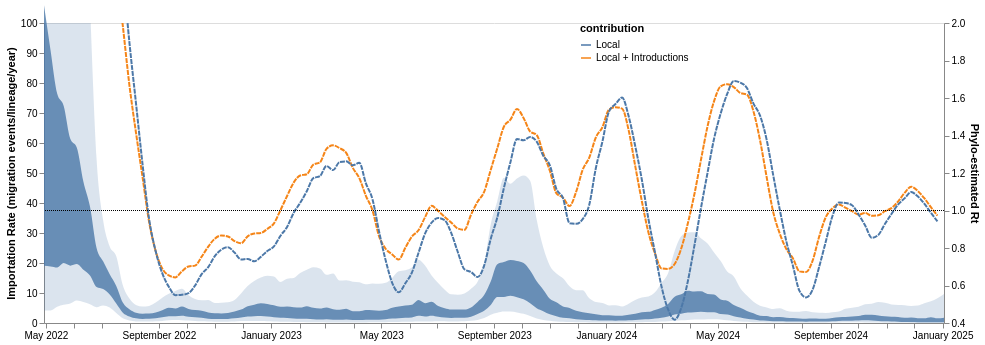

This figure's notebook cell:
### Code cell
alt.layer(mig_plot, line_rt).resolve_scale(y= "independent")

### Figure 1 — Vega-Lite specification as saved in the notebook (floating-point values rounded to 4 significant figures; data arrays with more than 128 entries replaced by an {"elided": "..."} marker saying what was removed)
{"config": {"view": {"continuousWidth": 400, "continuousHeight": 300}}, "layer": [{"layer": [{"mark": {"type": "area", "interpolate": "monotone", "opacity": 0.8}, "encoding": {"x": {"axis": {"format": "%B %Y", "grid": false, "tickCount": "month", "title": ""}, "field": "date", "type": "temporal"}, "y": {"axis": {"grid": false, "title": "Importation Rate (migration events/lineage/year)"}, "field": "lower_hpd_linear_50", "type": "quantitative"}, "y2": {"field": "upper_hpd_linear_50"}}, "height": 300, "width": 900}, {"mark": {"type": "area", "clip": true, "interpolate": "monotone", "opacity": 0.2}, "encoding": {"x": {"axis": {"format": "%B %Y", "grid": false, "tickCount": "month", "title": ""}, "field": "date", "type": "temporal"}, "y": {"axis": {"grid": false, "title": "Importation Rate (migration events/lineage/year)"}, "field": "lower_hpd_linear", "scale": {"domain": [0, 100]}, "type": "quantitative"}, "y2": {"field": "upper_hpd_linear"}}, "height": 300, "width": 900}], "data": {"name": "data-30fd4b3d1ea4f40569d7b7135f800969"}}, {"layer": [{"data": {"name": "data-e7899e9ddb9eaae86753f0e8fc4b7009"}, "mark": {"type": "line", "clip": true, "interpolate": "monotone", "opacity": 1, "strokeDash": [5, 1]}, "encoding": {"color": {"field": "contribution", "legend": {"labelLimit": 400, "offset": -400}, "type": "nominal"}, "x": {"axis": {"format": "%B %Y", "grid": false, "tickCount": "month", "title": ""}, "field": "date", "type": "temporal"}, "y": {"axis": {"grid": false, "title": "Phylo-estimated Rt"}, "field": "mean_percent_MA", "scale": {"domain": [0.5, 2]}, "type": "quantitative"}}, "height": 300, "width": 900}, {"data": {"name": "data-0f80976e06af035141dd0a0f11df9332"}, "mark": {"type": "rule", "strokeDash": [1, 1]}, "encoding": {"y": {"field": "y", "type": "quantitative"}}, "height": 300, "width": 900}]}], "resolve": {"scale": {"y": "independent"}}, "$schema": "https://vega.github.io/schema/vega-lite/v4.17.0.json", "datasets": {"data-30fd4b3d1ea4f40569d7b7135f800969": {"elided": "138 records"}, "data-e7899e9ddb9eaae86753f0e8fc4b7009": {"elided": "262 records"}, "data-0f80976e06af035141dd0a0f11df9332": [{"y": 1.0}]}}
